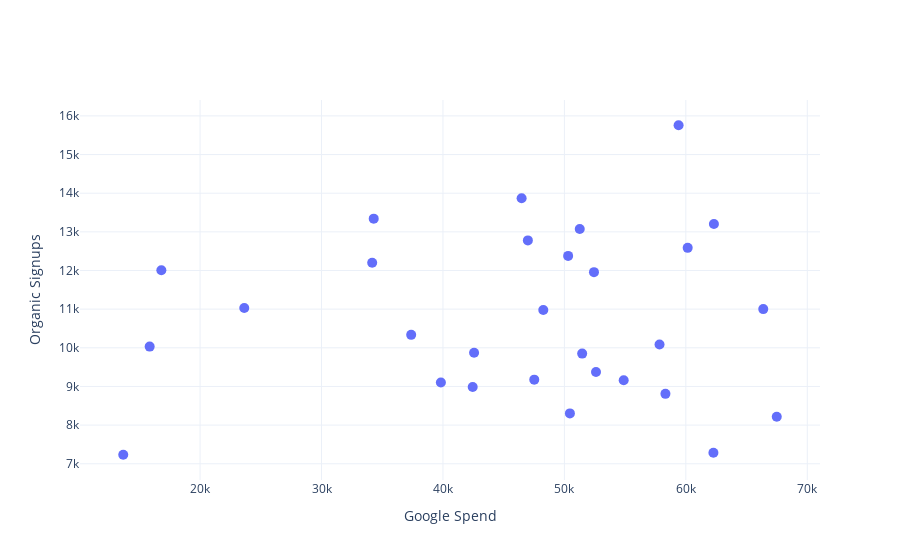

Notebook code for this chart:
### Markdown cell above
The plot above shows *Organic signups*, *Google spend*, and *Facebook spend*. Each curve has been normalized by dividing it by its max value. This effectively scales all curves to between 0 and 1 so that we can compare their features on the same scale.

Comparing the *signups* curve to the *spend* curves, there appears to be some correlation between *signups* and *fb_spend*, but less so with *google_spend*. In the beginning, all 3 curves increase until around Nov, where both google and fb spend are dramatically decreased.

### Code cell
fig = go.Figure(
    go.Scatter(y=mx_data['Organic Signups'], x=mx_data['google_spend'], mode='markers',
              marker=dict(size=10))
)

fig.update_layout(yaxis=dict(title='Organic Signups'),
                 xaxis=dict(title='Google Spend'))

fig.show()

### Figure 1 — Plotly figure (JSON) as saved in the notebook; plotly's stock layout.template omitted (floating-point values rounded to 4 significant figures)
{"data": [{"marker": {"size": 10}, "mode": "markers", "type": "scatter", "x": [16810.0, 34300.0, 48260.0, 46990.0, 52440.0, 60150.0, 62310.0, 59400.0, 51270.0, 46480.0, 50310.0, 23640.0, 15850.0, 50450.0, 62270.0, 67490.0, 66380.0, 57830.0, 54880.0, 52600.0, 58320.0, 51460.0, 42450.0, 42560.0, 47520.0, 39830.0, 37380.0, 34170.0, 13670.0], "y": [12006, 13342, 10976, 12779, 11957, 12586, 13202, 15758, 13073, 13868, 12378, 11031, 10031, 8303, 7285, 8217, 11001, 10085, 9160, 9372, 8809, 9850, 8984, 9873, 9176, 9101, 10335, 12200, 7233]}], "layout": {"xaxis": {"title": {"text": "Google Spend"}}, "yaxis": {"title": {"text": "Organic Signups"}}}}
